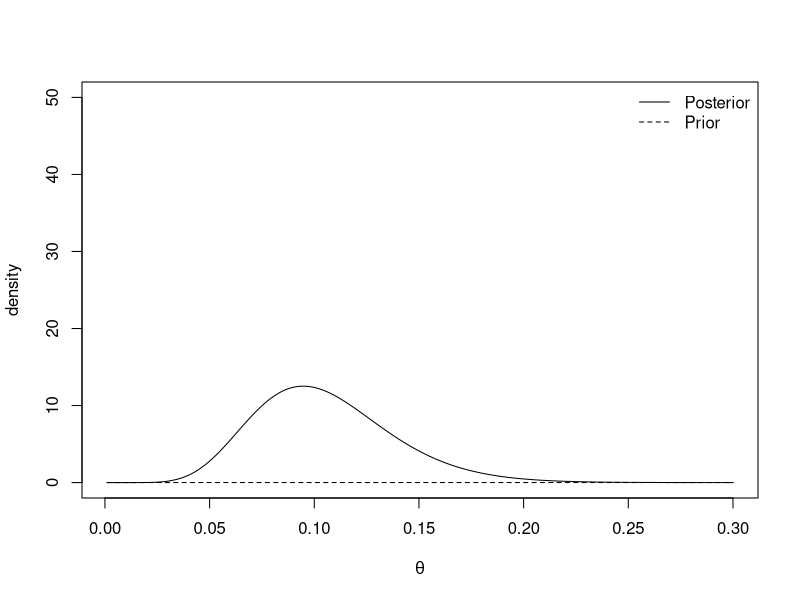
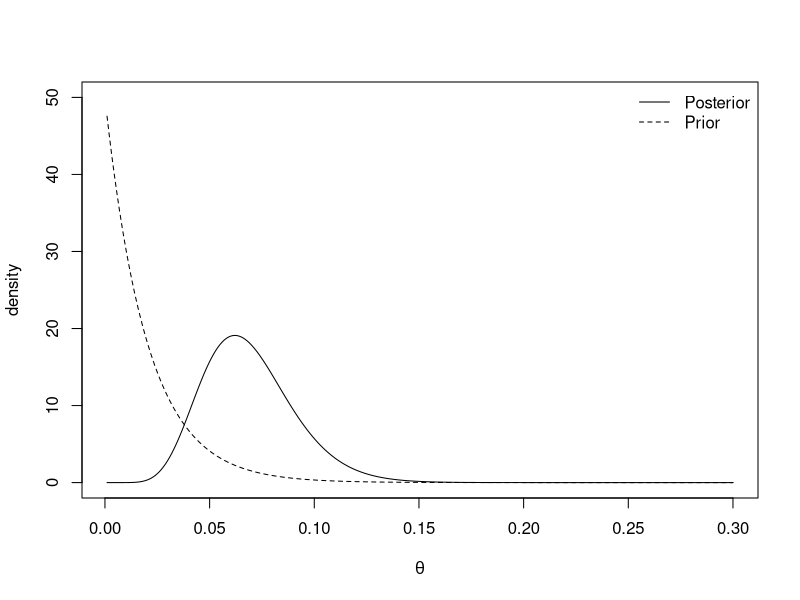
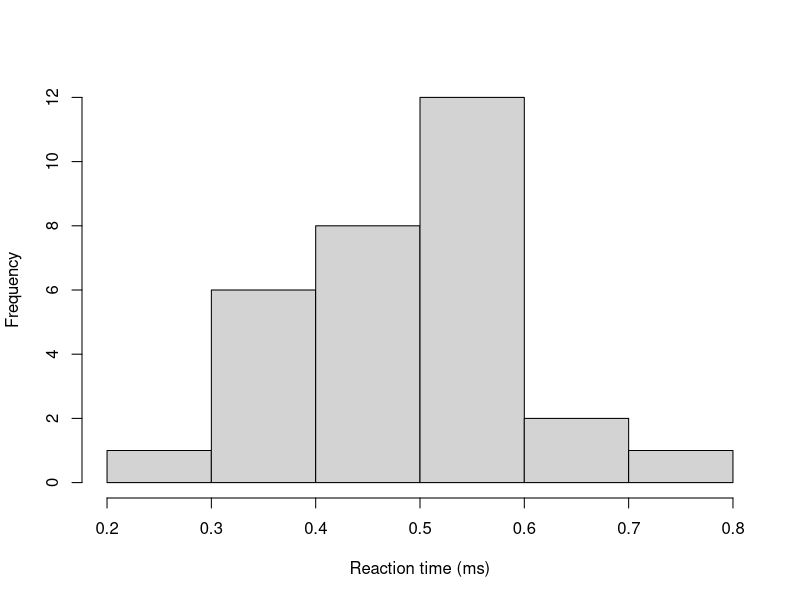
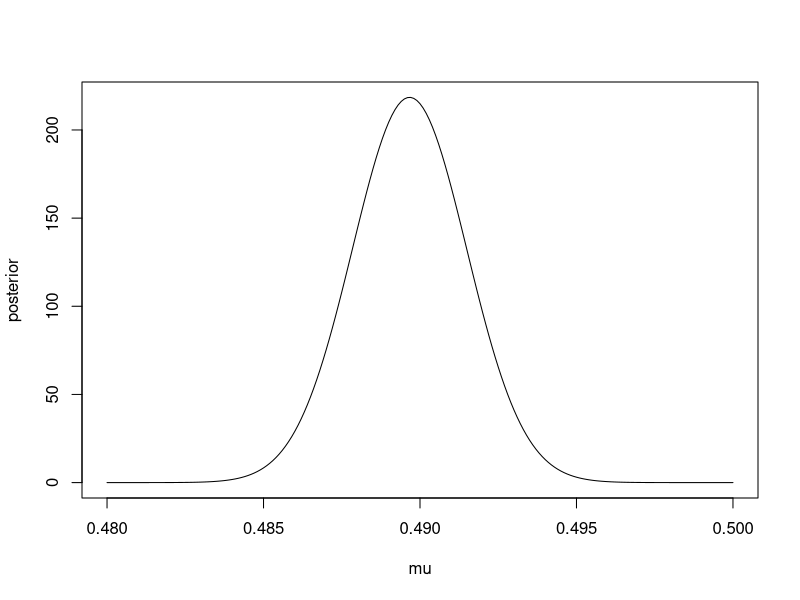
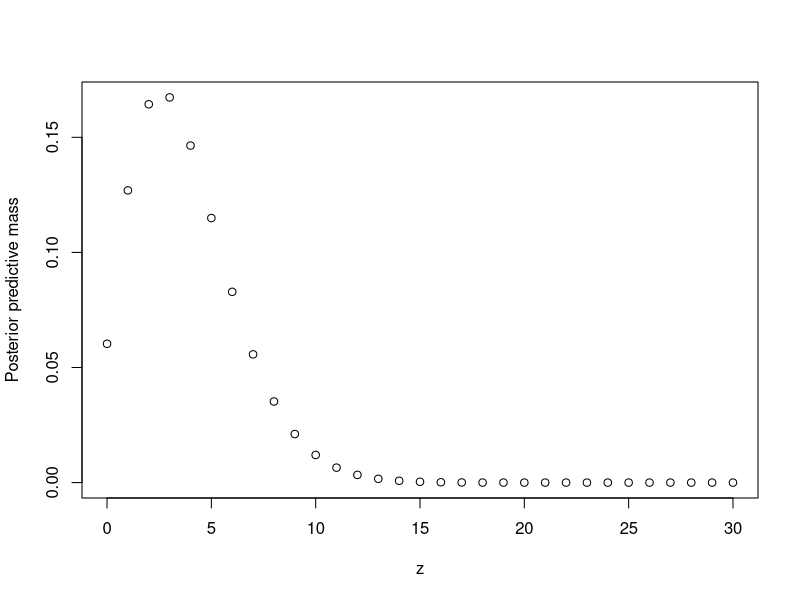

Here is the R script that generated these plots, in order:
## ---- chunk 1
cred.int.95 <- qbeta(c(0.025, 0.975), 4, 198)
round(cred.int.95, 3)
## ---- chunk 2
plot.distributions <- function(chi){
  #evaluate at selected values of theta
  theta <- seq(0.001, 0.3, 0.001) 
  
  #evaluate prior density
  prior <- dexp(theta, rate = chi)
  
  #evaluate posterior density
  posterior <- dgamma(theta, shape = 10, rate = 95 + chi)
  
  
  #plot
  plot(theta, posterior, type= 'l', 
       ylim = c(0, 50), xlab = expression(theta), ylab = "density")
  lines(theta, prior, lty = 2)
  legend('topright', lty = c(1, 2), legend = c("Posterior", "Prior"),  
         bty = "n")
}

plot.distributions(0.01)
plot.distributions(50)
## ---- chunk 3
round(qgamma(c(0.025, 0.975), 10, 95.01), 3)
## ---- chunk 4
y <- c(0.34, 0.47, 0.58, 0.27, 0.74, 0.44, 0.46, 0.65, 0.36, 0.55, 0.58, 0.55, 0.53, 0.56, 0.54, 0.61, 0.43, 0.52, 0.45, 0.49, 0.32, 0.33, 0.47, 0.58, 0.34, 0.60, 0.59, 0.43, 0.57, 0.34)
hist(y, main = "", xlab = "Reaction time (ms)")
mean(y)
## ---- chunk 5
#data
N <- 30

#prior
sigma0 <- 1000
mu0     <- 0

#posterior
sigma1.sq <- (1/(sigma0^2)  + N/(0.01^2))^-1
mu1       <- sigma1.sq*(sum(y)/(0.01^2) + mu0/(sigma0^2))

c(mu1, sigma1.sq) #output mean and variance

#Create plot
mu <- seq(0.48, 0.5, 0.0001) 
posterior <- dnorm(mu, mean = mu1, sd = sqrt(sigma1.sq))
plot(mu, posterior, type ='l')

## ---- chunk 6
qnorm(c(0.025, 0.975), mu1, sqrt(sigma1.sq))
## ---- chunk 7
beta.binom.posterior.predictive.distribution <- function(z){
  
  
  numerator <- gamma(32)*gamma(z + 4)*gamma(58-z)
  denominator <- gamma(4)*gamma(28)*gamma(62)
  
  output <- choose(30, z)*numerator/denominator
  return(output)
  
}
## ---- chunk 8
z <- 0:30
ppd <- beta.binom.posterior.predictive.distribution(z)
sum(ppd)
plot(z, ppd, xlab = "z", ylab = "Posterior predictive mass")
## ---- chunk 9
z%*%ppd #expectation
cbind(z, cumsum(ppd)) #CDF
